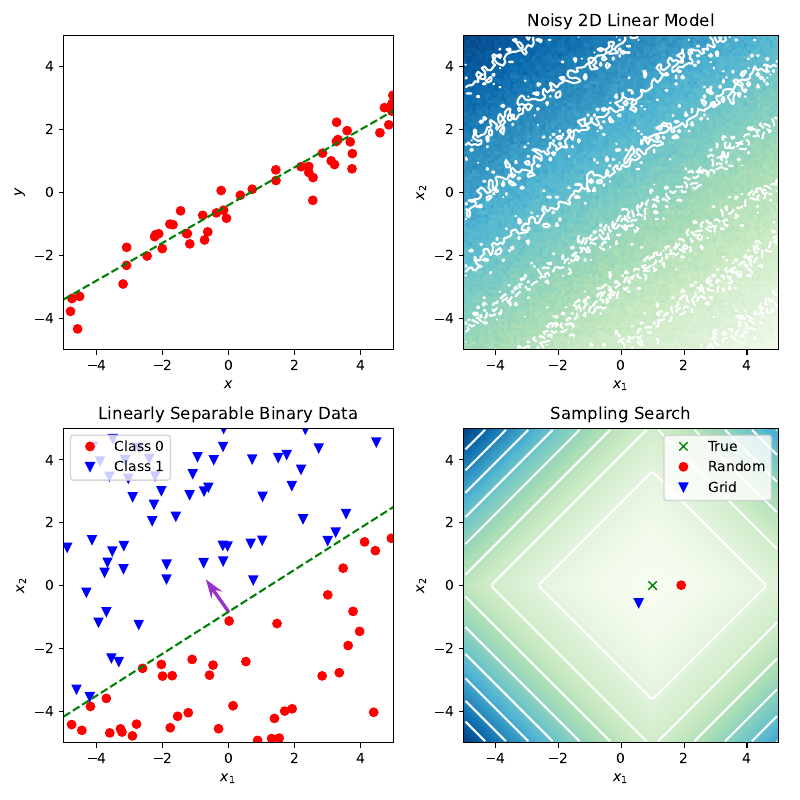

This figure's Python source:
#!/usr/bin/env python
# -*- coding: utf-8 -*-

"""
COMP0088 lab exercises for week 1.

This first introductory set of exercises is largely intended
as a warm up and practice session. It is an opportunity to check
that you have a functioning Python 3 system with the requisite libraries, to get
a feel for some basic data manipulation and plotting, and to ensure that
everything makes sense and runs smoothly.

Add your code as specified below. You shouldn't need to load further external
code that isn't already explicitly imported.

A simple test driver is included in this script. Call it at the command line like this:

  $ python week_1.py

A 4-panel figure, `week_1.pdf`, will be generated so you can check it's doing what you
want. You should not need to edit the driver code, though you can if you wish.
"""

import sys, os, os.path
import argparse

import numpy as np
import numpy.random
import matplotlib.pyplot as plt

import utils


#### ADD YOUR CODE BELOW

# -- Question 1 --

def generate_noisy_linear(num_samples, weights, sigma, limits, rng):
    """
    Draw samples from a linear model with additive Gaussian noise.
    
    # Arguments
        num_samples: number of samples to generate
            (ie, the number of rows in the returned X
            and the length of the returned y)
        weights: vector defining the model
            (including a bias term at index 0)
        sigma: standard deviation of the additive noise
        limits: a tuple (low, high) specifying the value
            range of all the input features x_i
        rng: an instance of numpy.random.Generator
            from which to draw random numbers
    
    # Returns
        X: a matrix of sample inputs, where
            the samples are the rows and the
            features are the columns
            ie, its size should be:
              num_samples x (len(weights) - 1)
        y: a vector of num_samples output values
    """
    
    # TODO: implement this
    return utils.random_sample(lambda x: utils.affine(x, weights), len(weights) - 1, num_samples, limits,
                                rng, sigma)


def plot_noisy_linear_1d(axes, num_samples, weights, sigma, limits, rng):
    """
    Generate and plot points from a noisy single-feature linear model,
    along with a line showing the true (noiseless) relationship.
    
    # Arguments
        axes: a Matplotlib Axes object into which to plot
        num_samples: number of samples to generate
            (ie, the number of rows in the returned X
            and the length of the returned y)
        weights: vector defining the model
            (including a bias term at index 0)
        sigma: standard deviation of the additive noise
        limits: a tuple (low, high) specifying the value
            range of all the input features x_i
        rng: an instance of numpy.random.Generator
            from which to draw random numbers
    
    # Returns
        None
    """
    assert(len(weights)==2)
    X, y = generate_noisy_linear(num_samples, weights, sigma, limits, rng)
    
    # TODO: do the plotting
    axes.plot(X, y, color='red', marker='o', linestyle='')

    y0 = weights[0] + limits[0] * weights[1]
    y1 = weights[0] + limits[1] * weights[1]
    axes.plot(limits, (y0, y1), linestyle='dashed', color='green', marker='')

    axes.set_xlim(limits[0], limits[1])
    axes.set_ylim(limits[0], limits[1])
    axes.set_xlabel('$x$')
    axes.set_ylabel('$y$')


def plot_noisy_linear_2d(axes, resolution, weights, sigma, limits, rng):
    """
    Produce a plot illustrating a noisy two-feature linear model.
    
    # Arguments
        axes: a Matplotlib Axes object into which to plot
        resolution: how densely should the model be sampled?
        weights: vector defining the model
            (including a bias term at index 0)
        sigma: standard deviation of the additive noise
        limits: a tuple (low, high) specifying the value
            range of all the input features x_i
        rng: an instance of numpy.random.Generator
            from which to draw random numbers
    
    # Returns
        None
    """
    # TODO: generate the data
    # TODO: do the plotting
    assert(len(weights)==3)
    
    X, y = utils.grid_sample(lambda x: utils.affine(x, weights), 2, resolution, limits, rng, sigma)
                       
    axes.imshow(y.T, cmap='GnBu', origin='lower', extent=(limits[0], limits[1], limits[0], limits[1]) )
    
    levels = np.linspace(np.min(y), np.max(y), 10)
    axes.contour(y.T, levels, colors='white', origin='lower', extent=(limits[0], limits[1], limits[0], limits[1]) )

    axes.set_xlabel('$x_1$')
    axes.set_ylabel('$x_2$')
    
    axes.set_title('Noisy 2D Linear Model')


# -- Question 2 --

def hyperplane(X, bound):
    y = utils.affine(X, bound)
    return (y > 0).astype(np.float64)


def generate_linearly_separable(num_samples, weights, limits, rng):
    """
    Draw samples from a binary model with a given linear
    decision boundary.

    # Arguments
        num_samples: number of samples to generate
            (ie, the number of rows in the returned X
            and the length of the returned y)
        weights: vector defining the decision boundary
            (including a bias term at index 0)
        limits: a tuple (low, high) specifying the value
            range of all the input features x_i
        rng: an instance of numpy.random.Generator
            from which to draw random numbers

    # Returns
        X: a matrix of sample vectors, where
            the samples are the rows and the
            features are the columns
            ie, its size should be:
              num_samples x (len(weights) - 1)
        y: a vector of num_samples binary labels
    """
    # TODO: implement this
    return utils.random_sample(lambda x: hyperplane(x, weights), count=len(weights) - 1, 
                                num_samples=num_samples, limits=limits, rng=rng)



def plot_linearly_separable_2d(axes, num_samples, weights, limits, rng):
    """
    Plot a linearly separable binary data set in a 2d feature space.

    # Arguments
        axes: a Matplotlib Axes object into which to plot
        num_samples: number of samples to generate
            (ie, the number of rows in the returned X
            and the length of the returned y)
        weights: vector defining the decision boundary
            (including a bias term at index 0)
        limits: a tuple (low, high) specifying the value
            range of all the input features x_i
        rng: an instance of numpy.random.Generator
            from which to draw random numbers

    # Returns
        None
    """
    assert(len(weights)==3)
    X, y = generate_linearly_separable(num_samples, weights, limits, rng)

    # TODO: do the plotting

    axes.plot(X[y < 0.5, 0], X[y < 0.5, 1], color='red', marker='o', linestyle='', label='Class 0')
    axes.plot(X[y >= 0.5, 0], X[y >= 0.5, 1], color='blue', marker='v', linestyle='', label='Class 1')
    
    y0 = -(weights[0] + limits[0] * weights[1]) / weights[2]
    y1 = -(weights[0] + limits[1] * weights[1]) / weights[2]

    axes.plot(limits, (y0, y1), linestyle='dashed', color='green', marker='')
    
    mid_x = np.sum(limits)/2
    mid_y = (y0 + y1)/2
    
    axes.arrow(mid_x, mid_y, weights[1], weights[2], color='darkorchid', width=0.06, head_width=0.3, overhang=0.3)

    axes.legend(loc='upper left')
    
    axes.set_title('Linearly Separable Binary Data')
    axes.set_xlim(limits[0], limits[1])
    axes.set_ylim(limits[0], limits[1])
    axes.set_xlabel('$x_1$')
    axes.set_ylabel('$x_2$')


# -- Question 3 --

def random_search(function, count, num_samples, limits, rng):
    """
    Randomly sample from a function of `count` features and return
    the best feature vector found.
    
    # Arguments
        function: a function taking a single input array of
            shape (..., count), where the last dimension
            indexes the features
        count: the number of features expected by the function
        num_samples: the number of samples to generate & search
        limits: a tuple (low, high) specifying the value
            range of all the input features x_i
        rng: an instance of numpy.random.Generator
            from which to draw random numbers
    
    # Returns
        x: a vector of length count, containing the found features
    """
    
    # TODO: implement this
    X, y = utils.random_sample(function, count, num_samples, limits, rng)
    loc = np.argmin(y)
    
    return X[loc, :]


def grid_search(function, count, num_divisions, limits):
    """
    Perform a grid search for a function of `count` features and
    return the best feature vector found.
    
    # Arguments
        function: a function taking a single input array of
            shape (..., count), where the last dimension
            indexes the features
        count: the number of features expected by the function
        num_divisions: the number of samples along each feature
            dimension (including endpoints)
        limits: a tuple (low, high) specifying the value
            range of all the input features x_i
    
    # Returns
        x: a vector of length count, containing the found features
    """
    
    # TODO: implement this
    X, y = utils.grid_sample(function, count, num_divisions, limits)
    loc = np.unravel_index(np.argmin(y), y.shape)
    
    return X[loc]


def plot_searches_2d(axes, function, limits, resolution,
                     num_divisions, num_samples, rng, true_min=None):
    """
    Plot a 2D function aling with minimum values found by
    grid and random searching.

    # Arguments
        axes: a Matplotlib Axes object into which to plot
        function: a function taking a single input array of
            shape (..., 2), where the last dimension
            indexes the features
        limits: a tuple (low, high) specifying the value
            range of both input features x1 and x2
        resolution: number of samples along each side
            (including endpoints) for an image representation
            of the function
        num_divisions: the number of samples along each side
            (including endpoints) for a grid search for
            the function minimum
        num_samples: number of samples to draw for a random
            search for the function minimum
        rng: an instance of numpy.random.Generator
            from which to draw random numbers
        true_min: an optional (x1, x2) tuple specifying
            the location of the actual function minimum
            
    # Returns
        None
    """
    
    # TODO: implement this
    X, y = utils.grid_sample(function, 2, resolution, limits)
    axes.imshow(y.T, cmap='GnBu', origin='lower', extent=(limits[0], limits[1], limits[0], limits[1]) )
    
    levels = np.linspace(np.min(y), np.max(y), 10)
    axes.contour(y.T, levels, colors='white', origin='lower', extent=(limits[0], limits[1], limits[0], limits[1]) )
    
    r1, r2 = random_search(function, 2, num_samples, limits, rng)
    g1, g2 = grid_search(function, 2, num_divisions, limits)
    
    if true_min is not None:
        axes.plot(true_min[0], true_min[1], color='green', marker='x', linestyle='', label='True')

    axes.plot(r1, r2, color='red', marker='o', linestyle='', label='Random')
    axes.plot(g1, g2, color='blue', marker='v', linestyle='', label='Grid')
        
    axes.legend()
    
    axes.set_xlabel('$x_1$')
    axes.set_ylabel('$x_2$')
    
    axes.set_title('Sampling Search')


#### TEST DRIVER

def process_args():
    ap = argparse.ArgumentParser(description='week 1 labwork script for COMP0088')
    ap.add_argument('-s', '--seed', help='seed random number generator', type=int, default=None)
    ap.add_argument('file', help='name of output file to produce', nargs='?', default='week_1.pdf')
    return ap.parse_args()


def test_func(X):
    """
    Simple example function of 2 variables for
    testing grid & random optimisation.
    """
    return (X[..., 0]-1)**2 + X[...,1]**2 + 2 * np.abs((X[...,0]-1) * X[...,1])

WEIGHTS = np.array([0.5, -0.4, 0.6])
LIMITS = (-5, 5)

if __name__ == '__main__':
    args = process_args()
    rng = numpy.random.default_rng(args.seed)

    fig = plt.figure(figsize=(8, 8))
    axs = fig.subplots(nrows=2, ncols=2)
    
    print('Q1: noisy continuous data')
    print('plotting 1D data')
    plot_noisy_linear_1d(axs[0, 0], 50, WEIGHTS[1:], 0.5, LIMITS, rng)
    print('plotting 2D data')
    plot_noisy_linear_2d(axs[0, 1], 100, WEIGHTS, 0.2, LIMITS, rng)
    
    print('\nQ2: binary separable data')
    print('plotting 2D labelled data')
    plot_linearly_separable_2d(axs[1, 0], num_samples=100, weights=WEIGHTS, limits=LIMITS, rng=rng)
    
    print('\nQ3: searching for a minimiser')
    print('plotting searches')
    plot_searches_2d(axs[1, 1], test_func, limits=LIMITS, resolution=100, num_divisions=10, num_samples=100, rng=rng, true_min=(1,0))

    fig.tight_layout(pad=1)
    fig.savefig(args.file)
    plt.close(fig)
